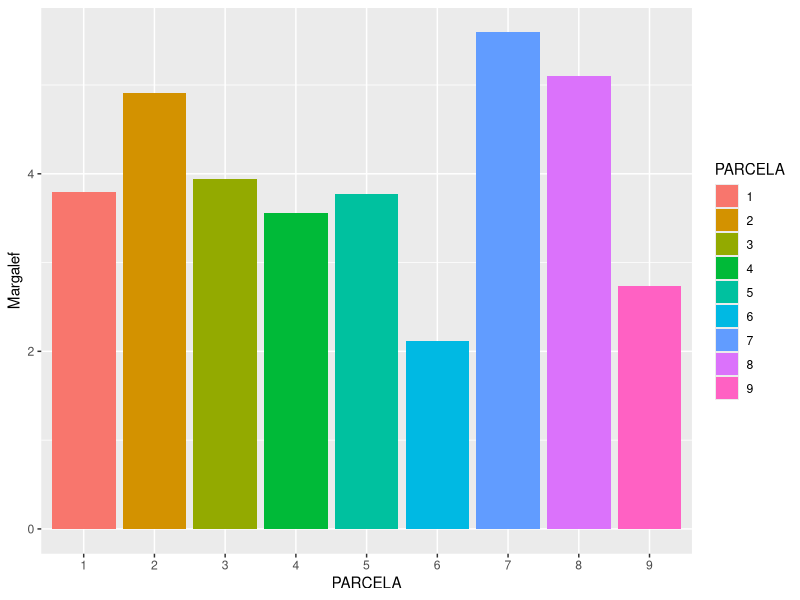

Recreate this plot in R.
## ---- chunk 1
knitr::opts_chunk$set(echo = TRUE,
                      warning = FALSE,
                      message = FALSE)
## ---- chunk 2
library(tidyverse)
library(readxl)
## ---- chunk 3
datos<- read_xlsx("Taller_indices.xlsx")

datos<- datos %>% mutate(PARCELA=as.factor(PARCELA), 
                         Individuo= as.numeric(ID_INDV_MU), 
                         ESPECIE= as.factor(ESPECIE), N_Cientifico= as.factor(N_Cientifico)) %>% 
  slice(1:199)
datos
## ---- chunk 4
data<- datos %>% 
  group_by(PARCELA) %>% 
  summarise(Margalef= (length(unique(N_Cientifico))-1)/log(NROW(N_Cientifico)))
data
## ---- chunk 5
ggplot(data, mapping = aes(x= PARCELA, y= Margalef, fill= PARCELA)) +
  geom_col()
## ---- chunk 6
datos2<- datos %>% group_by(PARCELA) %>% 
  mutate(shanon= NROW(N_Cientifico))

datos2<- datos2 %>% group_by(N_Cientifico, PARCELA) %>% 
  mutate(s= (NROW(N_Cientifico)/shanon)*log(NROW(N_Cientifico)/shanon))

datos2<- datos2 %>% group_by(PARCELA, N_Cientifico) %>% 
  summarise(sp= (unique(s)))

datos2<- datos2 %>% group_by(PARCELA) %>% 
  summarise(shanon= sum(-1*sp))

datos2
## ---- chunk 7
datos %>% group_by(PARCELA) %>% 
  summarise(S= length(unique(N_Cientifico))) %>% 
  mutate(Pielou= datos2$shanon/log(S))
## ---- chunk 8
datos2<- datos %>% group_by(PARCELA) %>% 
  mutate(shanon= NROW(N_Cientifico))

datos2<- datos2 %>% group_by(N_Cientifico, PARCELA) %>% 
  mutate(Pi= NROW(N_Cientifico)/shanon)

datos2<- datos2 %>% group_by(PARCELA, N_Cientifico) %>% 
  summarise(sp= (unique(Pi)))

datos2 %>% group_by(PARCELA) %>% 
  summarise(Simpson_Dom= sum(sp^2))
